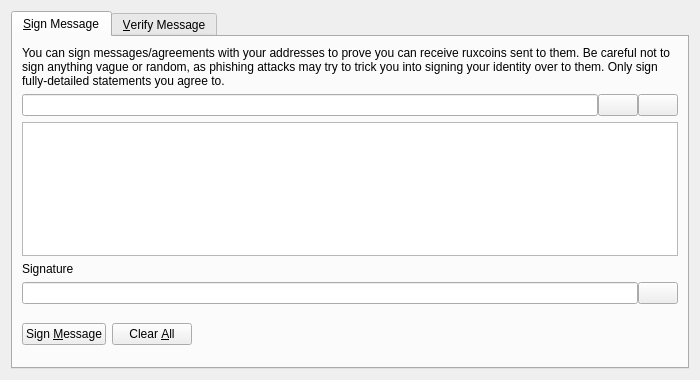
<?xml version="1.0" encoding="UTF-8"?>
<ui version="4.0">
 <class>SignVerifyMessageDialog</class>
 <widget class="QDialog" name="SignVerifyMessageDialog">
  <property name="geometry">
   <rect>
    <x>0</x>
    <y>0</y>
    <width>700</width>
    <height>380</height>
   </rect>
  </property>
  <property name="windowTitle">
   <string>Signatures - Sign / Verify a Message</string>
  </property>
  <property name="modal">
   <bool>true</bool>
  </property>
  <layout class="QVBoxLayout" name="verticalLayout">
   <item>
    <widget class="QTabWidget" name="tabWidget">
     <property name="currentIndex">
      <number>0</number>
     </property>
     <widget class="QWidget" name="tabSignMessage">
      <attribute name="title">
       <string>&amp;Sign Message</string>
      </attribute>
      <layout class="QVBoxLayout" name="verticalLayout_SM">
       <item>
        <widget class="QLabel" name="infoLabel_SM">
         <property name="text">
          <string>You can sign messages/agreements with your addresses to prove you can receive ruxcoins sent to them. Be careful not to sign anything vague or random, as phishing attacks may try to trick you into signing your identity over to them. Only sign fully-detailed statements you agree to.</string>
         </property>
         <property name="textFormat">
          <enum>Qt::PlainText</enum>
         </property>
         <property name="wordWrap">
          <bool>true</bool>
         </property>
        </widget>
       </item>
       <item>
        <layout class="QHBoxLayout" name="horizontalLayout_1_SM">
         <property name="spacing">
          <number>0</number>
         </property>
         <item>
          <widget class="QValidatedLineEdit" name="addressIn_SM">
           <property name="toolTip">
            <string>The Ruxcoin address to sign the message with</string>
           </property>
          </widget>
         </item>
         <item>
          <widget class="QPushButton" name="addressBookButton_SM">
           <property name="toolTip">
            <string>Choose previously used address</string>
           </property>
           <property name="text">
            <string/>
           </property>
           <property name="icon">
            <iconset resource="../ruxcoin.qrc">
             <normaloff>:/icons/address-book</normaloff>:/icons/address-book</iconset>
           </property>
           <property name="shortcut">
            <string>Alt+A</string>
           </property>
           <property name="autoDefault">
            <bool>false</bool>
           </property>
          </widget>
         </item>
         <item>
          <widget class="QPushButton" name="pasteButton_SM">
           <property name="toolTip">
            <string>Paste address from clipboard</string>
           </property>
           <property name="text">
            <string/>
           </property>
           <property name="icon">
            <iconset resource="../ruxcoin.qrc">
             <normaloff>:/icons/editpaste</normaloff>:/icons/editpaste</iconset>
           </property>
           <property name="shortcut">
            <string>Alt+P</string>
           </property>
           <property name="autoDefault">
            <bool>false</bool>
           </property>
          </widget>
         </item>
        </layout>
       </item>
       <item>
        <widget class="QPlainTextEdit" name="messageIn_SM">
         <property name="toolTip">
          <string>Enter the message you want to sign here</string>
         </property>
        </widget>
       </item>
       <item>
        <widget class="QLabel" name="signatureLabel_SM">
         <property name="text">
          <string>Signature</string>
         </property>
         <property name="textFormat">
          <enum>Qt::PlainText</enum>
         </property>
        </widget>
       </item>
       <item>
        <layout class="QHBoxLayout" name="horizontalLayout_2_SM">
         <property name="spacing">
          <number>0</number>
         </property>
         <item>
          <widget class="QLineEdit" name="signatureOut_SM">
           <property name="font">
            <font>
             <italic>true</italic>
            </font>
           </property>
           <property name="readOnly">
            <bool>true</bool>
           </property>
          </widget>
         </item>
         <item>
          <widget class="QPushButton" name="copySignatureButton_SM">
           <property name="toolTip">
            <string>Copy the current signature to the system clipboard</string>
           </property>
           <property name="text">
            <string/>
           </property>
           <property name="icon">
            <iconset resource="../ruxcoin.qrc">
             <normaloff>:/icons/editcopy</normaloff>:/icons/editcopy</iconset>
           </property>
           <property name="autoDefault">
            <bool>false</bool>
           </property>
          </widget>
         </item>
        </layout>
       </item>
       <item>
        <layout class="QHBoxLayout" name="horizontalLayout_3_SM">
         <item>
          <widget class="QPushButton" name="signMessageButton_SM">
           <property name="toolTip">
            <string>Sign the message to prove you own this Ruxcoin address</string>
           </property>
           <property name="text">
            <string>Sign &amp;Message</string>
           </property>
           <property name="icon">
            <iconset resource="../ruxcoin.qrc">
             <normaloff>:/icons/edit</normaloff>:/icons/edit</iconset>
           </property>
           <property name="autoDefault">
            <bool>false</bool>
           </property>
          </widget>
         </item>
         <item>
          <widget class="QPushButton" name="clearButton_SM">
           <property name="toolTip">
            <string>Reset all sign message fields</string>
           </property>
           <property name="text">
            <string>Clear &amp;All</string>
           </property>
           <property name="icon">
            <iconset resource="../ruxcoin.qrc">
             <normaloff>:/icons/remove</normaloff>:/icons/remove</iconset>
           </property>
           <property name="autoDefault">
            <bool>false</bool>
           </property>
          </widget>
         </item>
         <item>
          <spacer name="horizontalSpacer_1_SM">
           <property name="orientation">
            <enum>Qt::Horizontal</enum>
           </property>
           <property name="sizeHint" stdset="0">
            <size>
             <width>40</width>
             <height>48</height>
            </size>
           </property>
          </spacer>
         </item>
         <item>
          <widget class="QLabel" name="statusLabel_SM">
           <property name="font">
            <font>
             <weight>75</weight>
             <bold>true</bold>
            </font>
           </property>
           <property name="text">
            <string/>
           </property>
           <property name="wordWrap">
            <bool>true</bool>
           </property>
          </widget>
         </item>
         <item>
          <spacer name="horizontalSpacer_2_SM">
           <property name="orientation">
            <enum>Qt::Horizontal</enum>
           </property>
           <property name="sizeHint" stdset="0">
            <size>
             <width>40</width>
             <height>48</height>
            </size>
           </property>
          </spacer>
         </item>
        </layout>
       </item>
      </layout>
     </widget>
     <widget class="QWidget" name="tabVerifyMessage">
      <attribute name="title">
       <string>&amp;Verify Message</string>
      </attribute>
      <layout class="QVBoxLayout" name="verticalLayout_VM">
       <item>
        <widget class="QLabel" name="infoLabel_VM">
         <property name="text">
          <string>Enter the receiver's address, message (ensure you copy line breaks, spaces, tabs, etc. exactly) and signature below to verify the message. Be careful not to read more into the signature than what is in the signed message itself, to avoid being tricked by a man-in-the-middle attack. Note that this only proves the signing party receives with the address, it cannot prove sendership of any transaction!</string>
         </property>
         <property name="textFormat">
          <enum>Qt::PlainText</enum>
         </property>
         <property name="alignment">
          <set>Qt::AlignLeading|Qt::AlignLeft|Qt::AlignTop</set>
         </property>
         <property name="wordWrap">
          <bool>true</bool>
         </property>
        </widget>
       </item>
       <item>
        <layout class="QHBoxLayout" name="horizontalLayout_1_VM">
         <property name="spacing">
          <number>0</number>
         </property>
         <item>
          <widget class="QValidatedLineEdit" name="addressIn_VM">
           <property name="toolTip">
            <string>The Ruxcoin address the message was signed with</string>
           </property>
          </widget>
         </item>
         <item>
          <widget class="QPushButton" name="addressBookButton_VM">
           <property name="toolTip">
            <string>Choose previously used address</string>
           </property>
           <property name="text">
            <string/>
           </property>
           <property name="icon">
            <iconset resource="../ruxcoin.qrc">
             <normaloff>:/icons/address-book</normaloff>:/icons/address-book</iconset>
           </property>
           <property name="shortcut">
            <string>Alt+A</string>
           </property>
           <property name="autoDefault">
            <bool>false</bool>
           </property>
          </widget>
         </item>
        </layout>
       </item>
       <item>
        <widget class="QPlainTextEdit" name="messageIn_VM"/>
       </item>
       <item>
        <widget class="QValidatedLineEdit" name="signatureIn_VM"/>
       </item>
       <item>
        <layout class="QHBoxLayout" name="horizontalLayout_2_VM">
         <item>
          <widget class="QPushButton" name="verifyMessageButton_VM">
           <property name="toolTip">
            <string>Verify the message to ensure it was signed with the specified Ruxcoin address</string>
           </property>
           <property name="text">
            <string>Verify &amp;Message</string>
           </property>
           <property name="icon">
            <iconset resource="../ruxcoin.qrc">
             <normaloff>:/icons/transaction_0</normaloff>:/icons/transaction_0</iconset>
           </property>
           <property name="autoDefault">
            <bool>false</bool>
           </property>
          </widget>
         </item>
         <item>
          <widget class="QPushButton" name="clearButton_VM">
           <property name="toolTip">
            <string>Reset all verify message fields</string>
           </property>
           <property name="text">
            <string>Clear &amp;All</string>
           </property>
           <property name="icon">
            <iconset resource="../ruxcoin.qrc">
             <normaloff>:/icons/remove</normaloff>:/icons/remove</iconset>
           </property>
           <property name="autoDefault">
            <bool>false</bool>
           </property>
          </widget>
         </item>
         <item>
          <spacer name="horizontalSpacer_1_VM">
           <property name="orientation">
            <enum>Qt::Horizontal</enum>
           </property>
           <property name="sizeHint" stdset="0">
            <size>
             <width>40</width>
             <height>48</height>
            </size>
           </property>
          </spacer>
         </item>
         <item>
          <widget class="QLabel" name="statusLabel_VM">
           <property name="font">
            <font>
             <weight>75</weight>
             <bold>true</bold>
            </font>
           </property>
           <property name="text">
            <string/>
           </property>
           <property name="wordWrap">
            <bool>true</bool>
           </property>
          </widget>
         </item>
         <item>
          <spacer name="horizontalSpacer_2_VM">
           <property name="orientation">
            <enum>Qt::Horizontal</enum>
           </property>
           <property name="sizeHint" stdset="0">
            <size>
             <width>40</width>
             <height>48</height>
            </size>
           </property>
          </spacer>
         </item>
        </layout>
       </item>
      </layout>
     </widget>
    </widget>
   </item>
  </layout>
 </widget>
 <customwidgets>
  <customwidget>
   <class>QValidatedLineEdit</class>
   <extends>QLineEdit</extends>
   <header>qvalidatedlineedit.h</header>
  </customwidget>
 </customwidgets>
 <resources>
  <include location="../ruxcoin.qrc"/>
 </resources>
 <connections/>
</ui>
